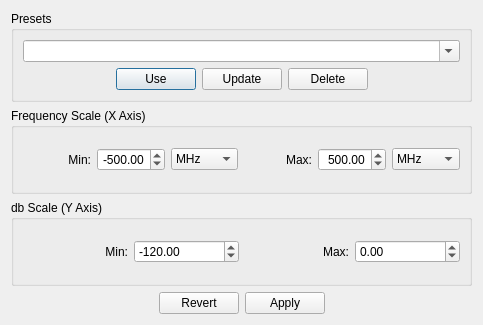
<ui version="4.0" >
 <class>ViewEditor</class>
 <widget class="QDialog" name="ViewEditor" >
  <property name="geometry" >
   <rect>
    <x>0</x>
    <y>0</y>
    <width>483</width>
    <height>325</height>
   </rect>
  </property>
  <property name="windowTitle" >
   <string>View Editor</string>
  </property>
  <layout class="QVBoxLayout" >
   <item>
    <widget class="QGroupBox" name="groupBox_3" >
     <property name="title" >
      <string>Presets</string>
     </property>
     <layout class="QVBoxLayout" >
      <item>
       <widget class="QComboBox" name="presets_" >
        <property name="sizePolicy" >
         <sizepolicy vsizetype="Fixed" hsizetype="Expanding" >
          <horstretch>1</horstretch>
          <verstretch>0</verstretch>
         </sizepolicy>
        </property>
        <property name="editable" >
         <bool>true</bool>
        </property>
        <property name="currentIndex" >
         <number>-1</number>
        </property>
        <property name="insertPolicy" >
         <enum>QComboBox::NoInsert</enum>
        </property>
       </widget>
      </item>
      <item>
       <layout class="QHBoxLayout" >
        <item>
         <spacer>
          <property name="orientation" >
           <enum>Qt::Horizontal</enum>
          </property>
          <property name="sizeHint" >
           <size>
            <width>40</width>
            <height>20</height>
           </size>
          </property>
         </spacer>
        </item>
        <item>
         <widget class="QPushButton" name="use_" >
          <property name="focusPolicy" >
           <enum>Qt::TabFocus</enum>
          </property>
          <property name="text" >
           <string>Use</string>
          </property>
         </widget>
        </item>
        <item>
         <widget class="QPushButton" name="update_" >
          <property name="focusPolicy" >
           <enum>Qt::TabFocus</enum>
          </property>
          <property name="text" >
           <string>Update</string>
          </property>
          <property name="autoDefault" >
           <bool>false</bool>
          </property>
         </widget>
        </item>
        <item>
         <widget class="QPushButton" name="delete_" >
          <property name="focusPolicy" >
           <enum>Qt::TabFocus</enum>
          </property>
          <property name="text" >
           <string>Delete</string>
          </property>
          <property name="autoDefault" >
           <bool>false</bool>
          </property>
         </widget>
        </item>
        <item>
         <spacer>
          <property name="orientation" >
           <enum>Qt::Horizontal</enum>
          </property>
          <property name="sizeHint" >
           <size>
            <width>40</width>
            <height>20</height>
           </size>
          </property>
         </spacer>
        </item>
       </layout>
      </item>
     </layout>
    </widget>
   </item>
   <item>
    <widget class="QGroupBox" name="groupBox_4" >
     <property name="title" >
      <string>Frequency Scale (X Axis)</string>
     </property>
     <layout class="QHBoxLayout" >
      <item>
       <widget class="QLabel" name="label_10" >
        <property name="text" >
         <string>Min:</string>
        </property>
        <property name="alignment" >
         <set>Qt::AlignRight|Qt::AlignTrailing|Qt::AlignVCenter</set>
        </property>
       </widget>
      </item>
      <item>
       <widget class="QDoubleSpinBox" name="xMin_" >
        <property name="toolTip" >
         <string>Max viewable range</string>
        </property>
        <property name="alignment" >
         <set>Qt::AlignRight</set>
        </property>
        <property name="suffix" >
         <string/>
        </property>
        <property name="minimum" >
         <double>-999.990000000000009</double>
        </property>
        <property name="maximum" >
         <double>999.990000000000009</double>
        </property>
        <property name="singleStep" >
         <double>10.000000000000000</double>
        </property>
        <property name="value" >
         <double>-500.000000000000000</double>
        </property>
       </widget>
      </item>
      <item>
       <widget class="QComboBox" name="xMinScale_" >
        <property name="currentIndex" >
         <number>2</number>
        </property>
        <item>
         <property name="text" >
          <string>Hz</string>
         </property>
        </item>
        <item>
         <property name="text" >
          <string>kHz</string>
         </property>
        </item>
        <item>
         <property name="text" >
          <string>MHz</string>
         </property>
        </item>
        <item>
         <property name="text" >
          <string>GHz</string>
         </property>
        </item>
       </widget>
      </item>
      <item>
       <widget class="QLabel" name="label_11" >
        <property name="text" >
         <string>Max:</string>
        </property>
        <property name="alignment" >
         <set>Qt::AlignRight|Qt::AlignTrailing|Qt::AlignVCenter</set>
        </property>
       </widget>
      </item>
      <item>
       <widget class="QDoubleSpinBox" name="xMax_" >
        <property name="toolTip" >
         <string>Max viewable range</string>
        </property>
        <property name="alignment" >
         <set>Qt::AlignRight</set>
        </property>
        <property name="suffix" >
         <string/>
        </property>
        <property name="minimum" >
         <double>-999.990000000000009</double>
        </property>
        <property name="maximum" >
         <double>999.990000000000009</double>
        </property>
        <property name="singleStep" >
         <double>10.000000000000000</double>
        </property>
        <property name="value" >
         <double>500.000000000000000</double>
        </property>
       </widget>
      </item>
      <item>
       <widget class="QComboBox" name="xMaxScale_" >
        <property name="currentIndex" >
         <number>2</number>
        </property>
        <item>
         <property name="text" >
          <string>Hz</string>
         </property>
        </item>
        <item>
         <property name="text" >
          <string>kHz</string>
         </property>
        </item>
        <item>
         <property name="text" >
          <string>MHz</string>
         </property>
        </item>
        <item>
         <property name="text" >
          <string>GHz</string>
         </property>
        </item>
       </widget>
      </item>
     </layout>
    </widget>
   </item>
   <item>
    <widget class="QGroupBox" name="groupBox_7" >
     <property name="title" >
      <string>db Scale (Y Axis)</string>
     </property>
     <layout class="QHBoxLayout" >
      <item>
       <widget class="QLabel" name="label_6" >
        <property name="text" >
         <string>Min:</string>
        </property>
        <property name="textFormat" >
         <enum>Qt::PlainText</enum>
        </property>
        <property name="alignment" >
         <set>Qt::AlignRight|Qt::AlignTrailing|Qt::AlignVCenter</set>
        </property>
       </widget>
      </item>
      <item>
       <widget class="QDoubleSpinBox" name="yMin_" >
        <property name="suffix" >
         <string/>
        </property>
        <property name="minimum" >
         <double>-200.000000000000000</double>
        </property>
        <property name="maximum" >
         <double>200.000000000000000</double>
        </property>
        <property name="value" >
         <double>-120.000000000000000</double>
        </property>
       </widget>
      </item>
      <item>
       <widget class="QLabel" name="label_7" >
        <property name="text" >
         <string>Max:</string>
        </property>
        <property name="textFormat" >
         <enum>Qt::PlainText</enum>
        </property>
        <property name="alignment" >
         <set>Qt::AlignRight|Qt::AlignTrailing|Qt::AlignVCenter</set>
        </property>
       </widget>
      </item>
      <item>
       <widget class="QDoubleSpinBox" name="yMax_" >
        <property name="suffix" >
         <string/>
        </property>
        <property name="minimum" >
         <double>-200.000000000000000</double>
        </property>
        <property name="maximum" >
         <double>200.000000000000000</double>
        </property>
        <property name="value" >
         <double>0.000000000000000</double>
        </property>
       </widget>
      </item>
     </layout>
    </widget>
   </item>
   <item>
    <layout class="QHBoxLayout" >
     <item>
      <spacer>
       <property name="orientation" >
        <enum>Qt::Horizontal</enum>
       </property>
       <property name="sizeHint" >
        <size>
         <width>40</width>
         <height>20</height>
        </size>
       </property>
      </spacer>
     </item>
     <item>
      <widget class="QPushButton" name="revert_" >
       <property name="text" >
        <string>Revert</string>
       </property>
       <property name="autoDefault" >
        <bool>false</bool>
       </property>
      </widget>
     </item>
     <item>
      <widget class="QPushButton" name="apply_" >
       <property name="focusPolicy" >
        <enum>Qt::TabFocus</enum>
       </property>
       <property name="text" >
        <string>Apply</string>
       </property>
       <property name="autoDefault" >
        <bool>false</bool>
       </property>
       <property name="default" >
        <bool>false</bool>
       </property>
      </widget>
     </item>
     <item>
      <spacer>
       <property name="orientation" >
        <enum>Qt::Horizontal</enum>
       </property>
       <property name="sizeHint" >
        <size>
         <width>40</width>
         <height>20</height>
        </size>
       </property>
      </spacer>
     </item>
    </layout>
   </item>
  </layout>
 </widget>
 <tabstops>
  <tabstop>presets_</tabstop>
  <tabstop>use_</tabstop>
  <tabstop>update_</tabstop>
  <tabstop>delete_</tabstop>
  <tabstop>xMin_</tabstop>
  <tabstop>xMinScale_</tabstop>
  <tabstop>xMax_</tabstop>
  <tabstop>xMaxScale_</tabstop>
  <tabstop>yMin_</tabstop>
  <tabstop>yMax_</tabstop>
  <tabstop>revert_</tabstop>
  <tabstop>apply_</tabstop>
 </tabstops>
 <resources/>
 <connections/>
</ui>
